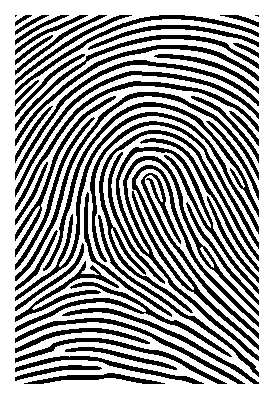
#> input picture data_sheet/Huellas_1/Fingerprints/fp_1/1.png, 275 x 400 px; its folder holds only this picture in this run
$ python normalizar_autorizadas.py   (older library calls are emulated)
#> lines starting #> are read from the running program, lines starting #| are printed output that depends on the picture; after the words box and inside, x2 and y2 are one past the last pixel; in counts of white or black regions, pixels touching at a corner belong together
### normalizacion.py
"""Normalizacion de huellas reutilizable para el proyecto IA_final.

Este archivo es la UNICA fuente de las funciones de preprocesamiento.
El procesamiento por lotes y el futuro reconocedor deben importarlas desde aqui.

Pipeline por defecto (identico al usado antes en normalizar_autorizadas.py):
    1) convertir a escala de grises uint8
    2) corregir polaridad cuando las esquinas son oscuras
    3) filtro de mediana 3x3 + CLAHE si perfil='suave'
    4) encajar la imagen sin deformar en lienzo blanco de 275x400

No se recorta ROI ni se modifica la orientacion intencionalmente.
No identifica personas ni contiene el modelo K-means.

Uso desde otro archivo:
    from normalizacion import normalizar_huella
    imagen = normalizar_huella('imagen.png')
    imagen_float = normalizar_huella('imagen.png', valores_01=True)

Dependencias: py -m pip install opencv-python numpy
"""

from __future__ import annotations

from pathlib import Path
from typing import Any

import cv2
import numpy as np

# CONFIGURACION COMPARTIDA: cambiar aqui si se decide otra configuracion.
PERFIL_PREDETERMINADO = "suave"  # "basico" o "suave"
ANCHO_PREDETERMINADO = 275
ALTO_PREDETERMINADO = 400


def convertir_a_gris_uint8(matriz: np.ndarray) -> np.ndarray:
    """Convierte imagen gris/BGR/BGRA a uint8. No normaliza la huella aun.

    BGR/BGRA es el orden de canales utilizado por OpenCV. Un canal alfa
    transparente se compone con un fondo blanco.
    """
    if not isinstance(matriz, np.ndarray) or matriz.size == 0:
        raise ValueError("La imagen debe ser una matriz NumPy no vacia")

    img = matriz
    if img.ndim == 3:
        if img.shape[2] == 4:
            if img.dtype not in (np.uint8, np.uint16):
                raise ValueError("Para imagenes BGRA se admite uint8 o uint16")
            gris = cv2.cvtColor(img[:, :, :3], cv2.COLOR_BGR2GRAY)
            maximo = float(np.iinfo(img.dtype).max)
            alfa = img[:, :, 3].astype(np.float32) / maximo
            img = gris.astype(np.float32) * alfa + maximo * (1.0 - alfa)
        elif img.shape[2] == 3:
            img = cv2.cvtColor(img, cv2.COLOR_BGR2GRAY)
        else:
            raise ValueError("La imagen debe tener uno, tres o cuatro canales")

    if img.dtype == np.uint16:
        img = (img / 257.0).round().astype(np.uint8)
    elif img.dtype == np.uint8:
        pass
    elif np.issubdtype(img.dtype, np.floating):
        valores = img.astype(np.float32)
        finitos = valores[np.isfinite(valores)]
        if not finitos.size:
            raise ValueError("La imagen no contiene valores finitos")
        if finitos.min() >= 0 and finitos.max() <= 1:
            valores *= 255.0
        img = np.clip(np.nan_to_num(valores, nan=255.0), 0, 255).astype(np.uint8)
    else:
        raise ValueError(f"Tipo de datos de imagen no soportado: {img.dtype}")

    if img.ndim != 2 or min(img.shape) < 10:
        raise ValueError(f"Dimensiones de imagen no validas: {img.shape}")
    return img


def leer_gris(ruta: str | Path) -> np.ndarray:
    """Lee ruta Windows (incluso con espacios/acentos) y devuelve gris uint8."""
    ruta = Path(ruta).expanduser()
    if not ruta.is_file():
        raise FileNotFoundError(f"No existe la imagen: {ruta}")
    datos = np.fromfile(str(ruta), dtype=np.uint8)
    imagen = cv2.imdecode(datos, cv2.IMREAD_UNCHANGED)
    if imagen is None:
        raise ValueError(f"OpenCV no pudo decodificar la imagen: {ruta}")
    return convertir_a_gris_uint8(imagen)


def corregir_polaridad(img: np.ndarray) -> tuple[np.ndarray, bool]:
    """Deja las crestas oscuras sobre fondo claro, segun mediana de esquinas."""
    h, w = img.shape
    dy, dx = max(1, h // 12), max(1, w // 12)
    esquinas = np.concatenate((
        img[:dy, :dx].ravel(), img[:dy, -dx:].ravel(),
        img[-dy:, :dx].ravel(), img[-dy:, -dx:].ravel(),
    ))
    invertir = bool(np.median(esquinas) < 110)
    return (255 - img if invertir else img.copy()), invertir


def encajar_sin_deformar(img: np.ndarray, ancho: int, alto: int) -> np.ndarray:
    """Redimensiona preservando relacion de aspecto; rellena con blanco."""
    h, w = img.shape
    factor = min(ancho / w, alto / h)
    nuevo_w = max(1, round(w * factor))
    nuevo_h = max(1, round(h * factor))
    interpolacion = cv2.INTER_AREA if factor < 1 else cv2.INTER_LINEAR
    escalada = cv2.resize(img, (nuevo_w, nuevo_h), interpolation=interpolacion)
    salida = np.full((alto, ancho), 255, dtype=np.uint8)
    ox = (ancho - nuevo_w) // 2
    oy = (alto - nuevo_h) // 2
    salida[oy:oy+nuevo_h, ox:ox+nuevo_w] = escalada
    return salida


def normalizar(
    imagen_gris: np.ndarray,
    perfil: str = PERFIL_PREDETERMINADO,
    ancho: int = ANCHO_PREDETERMINADO,
    alto: int = ALTO_PREDETERMINADO,
) -> tuple[np.ndarray, dict[str, Any]]:
    """Aplica el MISMO pipeline que el normalizador de autorizadas anterior.

    Recibe escala de grises uint8; devuelve imagen uint8 y metricas.
    """
    if perfil not in ("basico", "suave"):
        raise ValueError("El perfil debe ser 'basico' o 'suave'")
    if ancho < 20 or alto < 20:
        raise ValueError("Ancho y alto deben ser al menos 20 pixeles")
    if imagen_gris.ndim != 2 or imagen_gris.dtype != np.uint8:
        raise ValueError("normalizar() necesita una imagen gris uint8")

    img, invertida = corregir_polaridad(imagen_gris)

    if perfil == "suave":
        img = cv2.medianBlur(img, 3)
        clahe = cv2.createCLAHE(clipLimit=1.4, tileGridSize=(8, 8))
        img = clahe.apply(img)

    # Se conserva la variabilidad en giro, traslado y recortes.
    img = encajar_sin_deformar(img, ancho, alto)
    metricas = {
        "polaridad_invertida": "si" if invertida else "no",
        "media_intensidad": round(float(img.mean()), 3),
        "desviacion_intensidad": round(float(img.std()), 3),
        "fraccion_pixeles_oscuros": round(float((img < 200).mean()), 5),
        "nitidez_laplaciano": round(float(cv2.Laplacian(img, cv2.CV_64F).var()), 3),
    }
    return img, metricas


def normalizar_huella_con_metricas(
    entrada: str | Path | np.ndarray,
    *,
    perfil: str = PERFIL_PREDETERMINADO,
    ancho: int = ANCHO_PREDETERMINADO,
    alto: int = ALTO_PREDETERMINADO,
    valores_01: bool = False,
) -> tuple[np.ndarray, dict[str, Any]]:
    """Acepta una ruta o imagen OpenCV y devuelve la imagen + metricas.

    La misma funcion se usa para la base autorizada y para nuevas muestras.
    """
    if isinstance(entrada, (str, Path)):
        gris = leer_gris(entrada)
    else:
        gris = convertir_a_gris_uint8(entrada)
    resultado, metricas = normalizar(gris, perfil, ancho, alto)
    if valores_01:
        return resultado.astype(np.float32) / 255.0, metricas
    return resultado, metricas


# [16 lines left out: function normalizar_huella, not called in this run]


def guardar_png(destino: str | Path, imagen: np.ndarray) -> None:
    """Guarda imagen gris uint8 en PNG, sin modificar la entrada."""
    destino = Path(destino)
    if imagen.ndim != 2 or imagen.dtype != np.uint8:
        raise ValueError("Para guardar PNG se requiere imagen gris uint8")
    destino.parent.mkdir(parents=True, exist_ok=True)
    correcto, buf = cv2.imencode(".png", imagen)
    if not correcto:
        raise IOError("Fallo la codificacion PNG")
    buf.tofile(str(destino))

### normalizar_autorizadas.py
"""Normaliza en lote TODAS las huellas autorizadas de data_sheet.

Este archivo NO implementa filtros ni operaciones de normalizacion:
TODAS las funciones de imagen se importan desde normalizacion.py.

Colocar ambos scripts en IA_final/:
    IA_final/
        normalizacion.py                  <-- biblioteca reutilizable
        normalizar_autorizadas.py         <-- procesamiento del dataset
        data_sheet/
            Huellas_1/{Fingerprints,Impression_1,Impression_py,...}
            Huellas_2/...
            Huellas_3/...

Salida plana, sin subcarpetas:
    data_sheet/Huellas_1/Normalizadas/*.png
    data_sheet/Huellas_2/Normalizadas/*.png
    data_sheet/Huellas_3/Normalizadas/*.png
    data_sheet/registro_normalizacion_autorizadas.csv

Uso:
    py normalizar_autorizadas.py
    py normalizar_autorizadas.py --perfil basico
    py normalizar_autorizadas.py --datos "C:/ruta/data_sheet"

No modifica originales. Excluye Normalizadas para evitar recursividad.
No procesa Huellas_intrusas.
"""

from __future__ import annotations

import argparse
import csv
import hashlib
import re
from pathlib import Path

# IMPORTANTISIMO: pipeline COMPARTIDO con el futuro reconocimiento.
from normalizacion import (
    PERFIL_PREDETERMINADO,
    ANCHO_PREDETERMINADO,
    ALTO_PREDETERMINADO,
    guardar_png,
    normalizar_huella_con_metricas,
    leer_gris,
)

EXTENSIONES = {".png", ".jpg", ".jpeg", ".bmp", ".tif", ".tiff"}
IDENTIDADES = ("Huellas_1", "Huellas_2", "Huellas_3")


def imagenes_de_identidad(carpeta: Path) -> list[Path]:
    """Localiza imágenes, excluyendo las ya procesadas."""
    imagenes = []
    for p in carpeta.rglob("*"):
        if not p.is_file() or p.suffix.lower() not in EXTENSIONES:
            continue
        relativa = p.relative_to(carpeta)
        if any(parte.casefold() == "normalizadas" for parte in relativa.parts[:-1]):
            continue
        imagenes.append(p)
    return sorted(imagenes, key=lambda p: str(p).casefold())


def nombre_unico(carpeta_id: Path, origen: Path) -> str:
    """Nombra cada imagen usando su ruta relativa para evitar colisiones."""
    relativa = origen.relative_to(carpeta_id).with_suffix("")
    partes = [re.sub(r"[^a-zA-Z0-9_-]+", "_", p) for p in relativa.parts]
    descripcion = "__".join(partes)
    if len(descripcion) > 115:
        descripcion = descripcion[:115].rstrip("_")
    identificador = hashlib.sha256(relativa.as_posix().encode("utf-8")).hexdigest()[:10]
    return f"{descripcion}__{identificador}.png"


def main() -> None:
    parser = argparse.ArgumentParser(description="Normaliza autorizadas usando normalizacion.py")
    parser.add_argument("--perfil", choices=("basico", "suave"), default=PERFIL_PREDETERMINADO)
    parser.add_argument("--ancho", type=int, default=ANCHO_PREDETERMINADO)
    parser.add_argument("--alto", type=int, default=ALTO_PREDETERMINADO)
    parser.add_argument("--datos", type=Path, default=Path(__file__).resolve().parent / "data_sheet")
    args = parser.parse_args()

    if args.ancho < 20 or args.alto < 20:
        parser.error("El ancho y el alto deben ser al menos 20 pixeles")
    raiz = args.datos.resolve()
    if not raiz.is_dir():
        parser.error(f"No existe la carpeta: {raiz}")

    registro = []
    procesadas = 0
    errores = 0
    print(f"Dataset: {raiz}")
    print(f"Perfil: {args.perfil} | Dimensiones: {args.ancho}x{args.alto}")
    print("Se incluyen todas las imagenes de Huellas_1/2/3 excepto Normalizadas.\n")

    for identidad in IDENTIDADES:
        carpeta_id = raiz / identidad
        if not carpeta_id.is_dir():
            print(f"[AVISO] No existe {carpeta_id}")
            continue

        archivos = imagenes_de_identidad(carpeta_id)
        destino_id = carpeta_id / "Normalizadas"
        destino_id.mkdir(parents=True, exist_ok=True)
        correctas_id = 0

        for origen in archivos:
            destino = destino_id / nombre_unico(carpeta_id, origen)
            fila = {
                "identidad": identidad,
                "origen": str(origen.relative_to(raiz)).replace("\\", "/"),
                "destino": str(destino.relative_to(raiz)).replace("\\", "/"),
                "perfil": args.perfil,
            }
            try:
                # LA MISMA funcion publica que utilizara reconocimiento.py
                # para una huella desconocida, sin pipeline duplicado.
                resultado, metricas = normalizar_huella_con_metricas(
                    origen, perfil=args.perfil, ancho=args.ancho, alto=args.alto
                )
#> in leer_gris, imagen is the input picture: shape (400, 275); 62.2% white; 54 black regions (2 under 20 px), largest, box (x1, y1, x2, y2) and area: (116, 147, 259, 361) 3485, (132, 165, 259, 350) 2185, (15, 112, 259, 301) 1845
#> in corregir_polaridad, `esquinas = np.concatenate(( img[:dy, :dx].ravel(), img[:dy, -dx:].rave..`: esquinas = 2904 values, max 255 at index 0, min 0 at index 345, mean 236.6
#> in corregir_polaridad, `invertir = bool(np.median(esquinas) < 110)`: invertir = False
#> in normalizar, `img = cv2.medianBlur(img, 3)`:
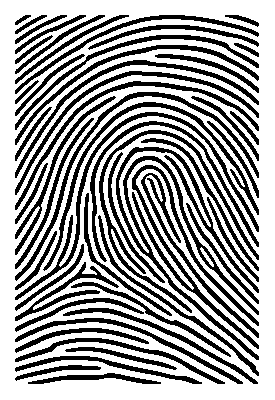
#> img: shape (400, 275); 62.4% white; 53 black regions, largest, box (x1, y1, x2, y2) and area: (116, 147, 259, 360) 3486, (132, 165, 259, 349) 2182, (15, 112, 259, 300) 1842
#> in normalizar, `metricas = { "polaridad_invertida": "si" if invertida else "no", "medi..`: metricas = {'polaridad_invertida': 'no', 'media_intensidad': 159.8, 'desviacion_intensidad': 122.6, 'fraccion_pixeles_oscuros': 0.376, 'nitidez_laplaciano': 52493.2}
                guardar_png(destino, resultado)
#> in guardar_png, `correcto, buf = cv2.imencode(".png", imagen)`: buf = 15573 values, max 255 at index 76, min 0 at index 8, mean 114.7
                # Solo para registrar las dimensiones originales.
                alto_orig, ancho_orig = leer_gris(origen).shape
#> alto_orig = 400; ancho_orig = 275
                fila.update({
                    "alto_original": alto_orig,
                    "ancho_original": ancho_orig,
                    "alto_normalizado": resultado.shape[0],
                    "ancho_normalizado": resultado.shape[1],
                    **metricas,
                    "estado": "ok",
                    "error": "",
                })
                correctas_id += 1
                procesadas += 1
            except Exception as exc:
                errores += 1
                fila.update({"estado": "error", "error": str(exc)})
                print(f"  [ERROR] {origen}: {exc}")
            registro.append(fila)

        print(f"{identidad}: {correctas_id}/{len(archivos)} imagenes en {destino_id}")

    if registro:
        csv_path = raiz / "registro_normalizacion_autorizadas.csv"
        columnas = [
            "identidad", "origen", "destino", "perfil",
            "alto_original", "ancho_original", "alto_normalizado", "ancho_normalizado",
            "polaridad_invertida", "media_intensidad", "desviacion_intensidad",
            "fraccion_pixeles_oscuros", "nitidez_laplaciano", "estado", "error",
        ]
        with csv_path.open("w", encoding="utf-8-sig", newline="") as f:
            writer = csv.DictWriter(f, fieldnames=columnas)
            writer.writeheader()
            writer.writerows(registro)
        print(f"\nRegistro: {csv_path}")

    print(f"Total normalizadas: {procesadas} | Errores: {errores}")
    if not procesadas:
        print("No se encontraron imagenes para procesar. Verifica la estructura de carpetas.")
    print("Nota: los PNG contienen valores 0..255, no estan estandarizados para K-means.")


if __name__ == "__main__":
    main()
